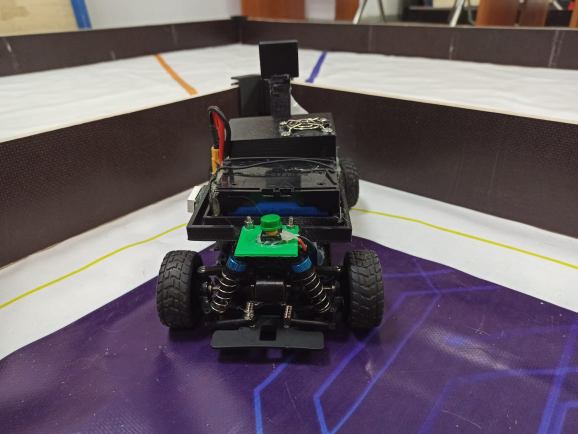
#> input picture underwater_shit/Robot_back.jpg, 1156 x 868 px (shown at 1/2 size)
$ python -i 'work3 (1).py'   (imports and definitions only)
#> lines starting #> are read from the running program, lines starting #| are printed output that depends on the picture; after the words box and inside, x2 and y2 are one past the last pixel; in counts of white or black regions, pixels touching at a corner belong together
#> further down, picture is the input picture: shape (868, 1156, 3); mean B, G, R 100.5, 92.4, 102.7
# Данный пример предназначен для тестирования моторов на аппарате!

# В данном примере мы подаем тягу на 4 мотора продолжительностью в 5 секунд.
# для моторов
# 0 - правый мотор на глубину -> 2
# 1 - левый мотор на курс -> 0
# 2 - правый мотор на курс -> 3
# 3 - левый мотор на глубину -> 1

# 0 - донная камера
# 1 - передняя камера

# id - http://10.3.141.1/
import cv2
import pymurapi as mur
import time
import math

# [1 line that did not run here, left out]
# [1 line that did not run here, left out]

# [2 lines not run here, left out]

Kp_depth = 100  # кофецент пропорционального регулятора на глубину
Kd_depth = 20  # кофецент дифференциального регулятора на глубину
Kp_yaw = 0.5  # кофецент пропорционального регулятора на курс
Kd_yaw = 0  # кофецент дифференциального регулятора на курс

Low_hsw_orange = (160, 20, 50)  # рамки бинаризации для желтый
Max_hsv_orange = (180, 255, 255)

Low_hsw_black = (0, 0, 0)
Max_hsv_black = (180, 40, 255)  # рамки бинаризации для чёрного цвета.


# [38 lines left out: functions stop_motors, motors_up, clamp_to180, clamp, calculate_angle_sin_vector, not called in this run]


def get_depth_correction(k=1):
    return auv.get_depth() + 0.05 * k


class PD(object):
    _kp = 0.0
    _kd = 0.0
    _prev_error = 0.0
    _timestamp = 0

    def __itit__(self):
        pass

    def set_p_gain(self, value):
        self._kp = value

    def set_d_gain(self, value):
        self._kd = value

    # [266 lines left out: functions process, keep_yaw, keep_depth, defining_figure, motor_control_regulator, motor_control_regulator_s and 6 more, not called in this run]


def defining_figure(image):
    imageHSV = cv2.cvtColor(image, cv2.COLOR_BGR2HLS)
#> imageHSV: shape (868, 1156, 3); mean of channels 0, 1, 2 65.5, 98.9, 44.7

    img_bin = cv2.inRange(imageHSV, Low_hsw_black, Max_hsv_black)  # бинаризация изображения. по цветам
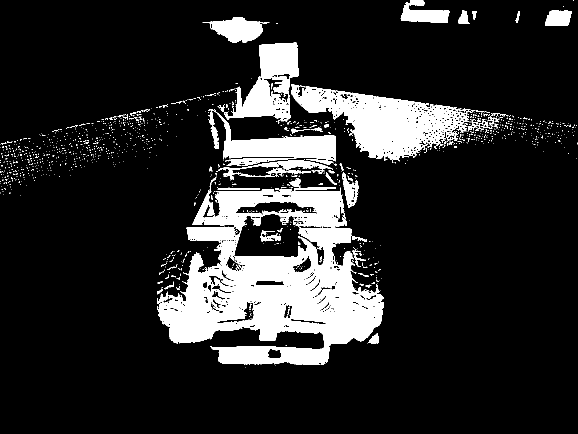
#> img_bin: shape (868, 1156) (shown at 1/2 size); 14.9% white; 1299 white regions (1225 under 20 px)

    c, _ = cv2.findContours(img_bin, cv2.RETR_LIST, cv2.CHAIN_APPROX_NONE)  # выделение контуров.
#> c = 1997 contours, 1829 with area under 20; largest, box (x1, y1, x2, y2) and area: (314, 355, 768, 730) 101108, (582, 168, 938, 323) 25854, (448, 85, 597, 243) 12162, (466, 427, 650, 532) 10611, (433, 224, 672, 323) 8853
    if c:  # проверяем не пустой ли список контуров
        c = sorted(c, key=cv2.contourArea, reverse=True)[0]  # берём наибольшую маску
#> c = contour of 3673 points, box (x1, y1, x2, y2) (314, 355, 768, 730), area 101108
        if cv2.contourArea(c) > 500:  # проверяем не мусор ли это
            c = cv2.convexHull(c)  # сглаживаем фигуру
#> c = contour of 26 points, box (x1, y1, x2, y2) (314, 355, 768, 730), area 132056
            # аппроксимируем фигуры, (!!!)
            # angle_arrow = cv2.approxPolyDP(c, cv2.arcLength(c, True) * 0.15, True)

            # рисуем треугольник, получаем площадь
            s_triangle, _ = cv2.minEnclosingTriangle(c)
#> s_triangle = 186979.1
            # рисуем прямоугольник, получаем x,y верхнего левого угла,
            # высоту и длину и угол  поворота
            ((_, _), (w, h), _) = cv2.minAreaRect(c)
#> w = 368.1; h = 452.2
            #  возвращает координаты центра x, y и радиус (строит круг)
            _, radius = cv2.minEnclosingCircle(c)
#> radius = 234.8

            # вычесление площадей кргуа, квадрата, треугольника
            rectangle_area = w * h
#> rectangle_area = 166456
            circle_area = radius ** 2 * math.pi
#> circle_area = 173271

            # cv2.imshow("w", img_bin)
            # cv2.waitKey(1)
            # вычесление центра фигуры
            moments = cv2.moments(c)  # получение моментов
#> moments = moments, m00 132056.5, centre m10/m00, m01/m00 = (539.8, 555)
            try:
                x = int(moments["m10"] / moments["m00"])  # центр
#> x = 539
                y = int(moments["m01"] / moments["m00"])
#> y = 555
            except ZeroDivisionError:
                return False
            if rectangle_area > circle_area < s_triangle:
                return x, y, "circle"
            elif circle_area > rectangle_area < s_triangle:
                return x, y, "rectangle"
            elif rectangle_area > s_triangle < circle_area:
                return x, y, "triangle"
    return False


# [1 line that did not run here, left out]

# [41 lines not run here, left out]

>>> import cv2
>>> picture = cv2.imread('Robot_back.jpg')
>>> result = defining_figure(picture)
#> result = (539, 555, 'rectangle')

$ run again, on underwater_shit/Robot_bottom.jpg
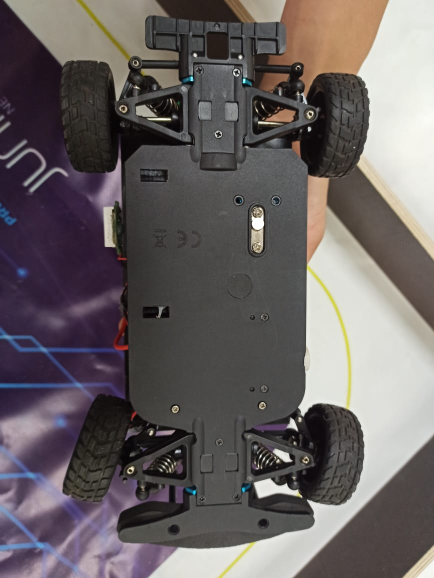
#> input picture underwater_shit/Robot_bottom.jpg, 868 x 1156 px (shown at 1/2 size)
#> picture is the input picture: shape (1156, 868, 3); mean B, G, R 98.8, 98.4, 105
#> imageHSV: shape (1156, 868, 3); mean of channels 0, 1, 2 61, 100.5, 30.8
#> in defining_figure, `img_bin = cv2.inRange(imageHSV, Low_hsw_black, Max_hsv_black)`:
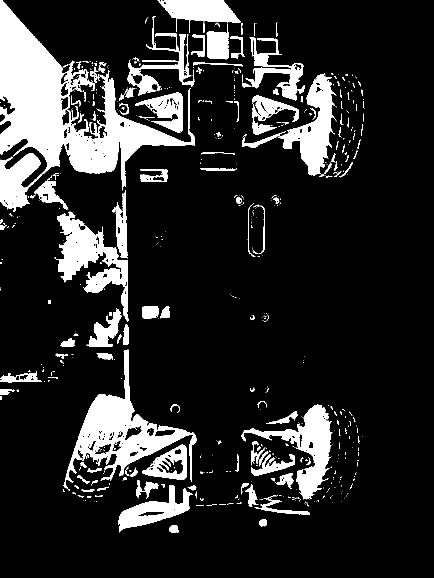
#> img_bin: shape (1156, 868) (shown at 1/2 size); 15.6% white; 571 white regions (424 under 20 px)
#> in defining_figure, `c, _ = cv2.findContours(img_bin, cv2.RETR_LIST, cv2.CHAIN_APPROX_NONE)`: c = 843 contours, 672 with area under 20; largest, box (x1, y1, x2, y2) and area: (0, 0, 390, 424) 52358, (130, 699, 394, 965) 19506, (112, 423, 257, 644) 11266, (483, 809, 665, 999) 9484, (556, 147, 673, 351) 9132
#> in defining_figure, `c = sorted(c, key=cv2.contourArea, reverse=True)[0]`: c = contour of 3576 points, box (x1, y1, x2, y2) (0, 0, 390, 424), area 52358
#> in defining_figure, `c = cv2.convexHull(c)`: c = contour of 12 points, box (x1, y1, x2, y2) (0, 0, 390, 424), area 111868
#> s_triangle = 130923.8
#> w = 423; h = 389
#> radius = 253.5
#> rectangle_area = 164547
#> circle_area = 201834.9
#> moments = moments, m00 111868.5, centre m10/m00, m01/m00 = (159.2, 231.3)
#> x = 159
#> y = 231
#> result = (159, 231, 'triangle')

$ run again, on underwater_shit/Robot_front.jpg
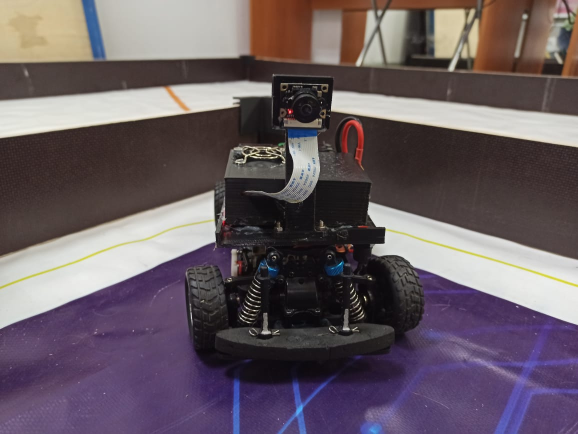
#> input picture underwater_shit/Robot_front.jpg, 1156 x 868 px (shown at 1/2 size)
#> picture is the input picture: shape (868, 1156, 3); mean B, G, R 98.3, 91.2, 103.3
#> imageHSV: shape (868, 1156, 3); mean of channels 0, 1, 2 65.1, 98.2, 43.8
#> in defining_figure, `img_bin = cv2.inRange(imageHSV, Low_hsw_black, Max_hsv_black)`:
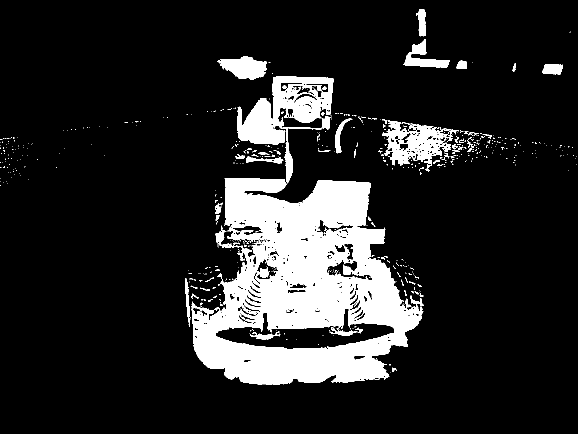
#> img_bin: shape (868, 1156) (shown at 1/2 size); 14.4% white; 578 white regions (515 under 20 px)
#> in defining_figure, `c, _ = cv2.findContours(img_bin, cv2.RETR_LIST, cv2.CHAIN_APPROX_NONE)`: c = 967 contours, 825 with area under 20; largest, box (x1, y1, x2, y2) and area: (383, 356, 847, 770) 130088, (475, 152, 667, 367) 15435, (431, 616, 790, 700) 12981, (764, 240, 918, 332) 7260, (435, 113, 534, 160) 2850
#> in defining_figure, `c = sorted(c, key=cv2.contourArea, reverse=True)[0]`: c = contour of 2984 points, box (x1, y1, x2, y2) (383, 356, 847, 770), area 130088
#> in defining_figure, `c = cv2.convexHull(c)`: c = contour of 36 points, box (x1, y1, x2, y2) (383, 356, 847, 770), area 158181
#> s_triangle = 235509.1
#> w = 411.5; h = 463.2
#> radius = 257.4
#> rectangle_area = 190634.7
#> circle_area = 208086.1
#> moments = moments, m00 158181, centre m10/m00, m01/m00 = (604.2, 570.8)
#> x = 604
#> y = 570
#> result = (604, 570, 'rectangle')

$ run again, on underwater_shit/Robot_left.jpg
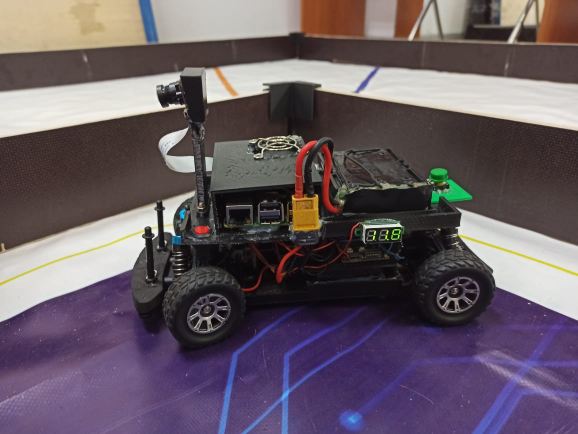
#> input picture underwater_shit/Robot_left.jpg, 1156 x 868 px (shown at 1/2 size)
#> picture is the input picture: shape (868, 1156, 3); mean B, G, R 99.3, 90.2, 102.2
#> imageHSV: shape (868, 1156, 3); mean of channels 0, 1, 2 67.4, 98, 47
#> in defining_figure, `img_bin = cv2.inRange(imageHSV, Low_hsw_black, Max_hsv_black)`:
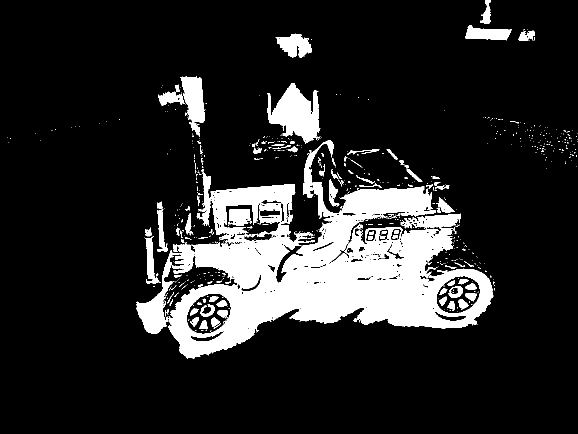
#> img_bin: shape (868, 1156) (shown at 1/2 size); 14.8% white; 674 white regions (576 under 20 px)
#> in defining_figure, `c, _ = cv2.findContours(img_bin, cv2.RETR_LIST, cv2.CHAIN_APPROX_NONE)`: c = 976 contours, 846 with area under 20; largest, box (x1, y1, x2, y2) and area: (333, 280, 987, 717) 129803, (534, 167, 641, 288) 7064, (446, 398, 569, 483) 6580, (373, 586, 463, 669) 5496, (273, 488, 389, 668) 5303
#> in defining_figure, `c = sorted(c, key=cv2.contourArea, reverse=True)[0]`: c = contour of 5614 points, box (x1, y1, x2, y2) (333, 280, 987, 717), area 129803
#> in defining_figure, `c = cv2.convexHull(c)`: c = contour of 25 points, box (x1, y1, x2, y2) (333, 280, 987, 717), area 198050
#> s_triangle = 257113.9
#> w = 654.7; h = 402.4
#> radius = 327.7
#> rectangle_area = 263443.5
#> circle_area = 337300.1
#> moments = moments, m00 198050.5, centre m10/m00, m01/m00 = (648.5, 519.3)
#> x = 648
#> y = 519
#> result = (648, 519, 'triangle')
